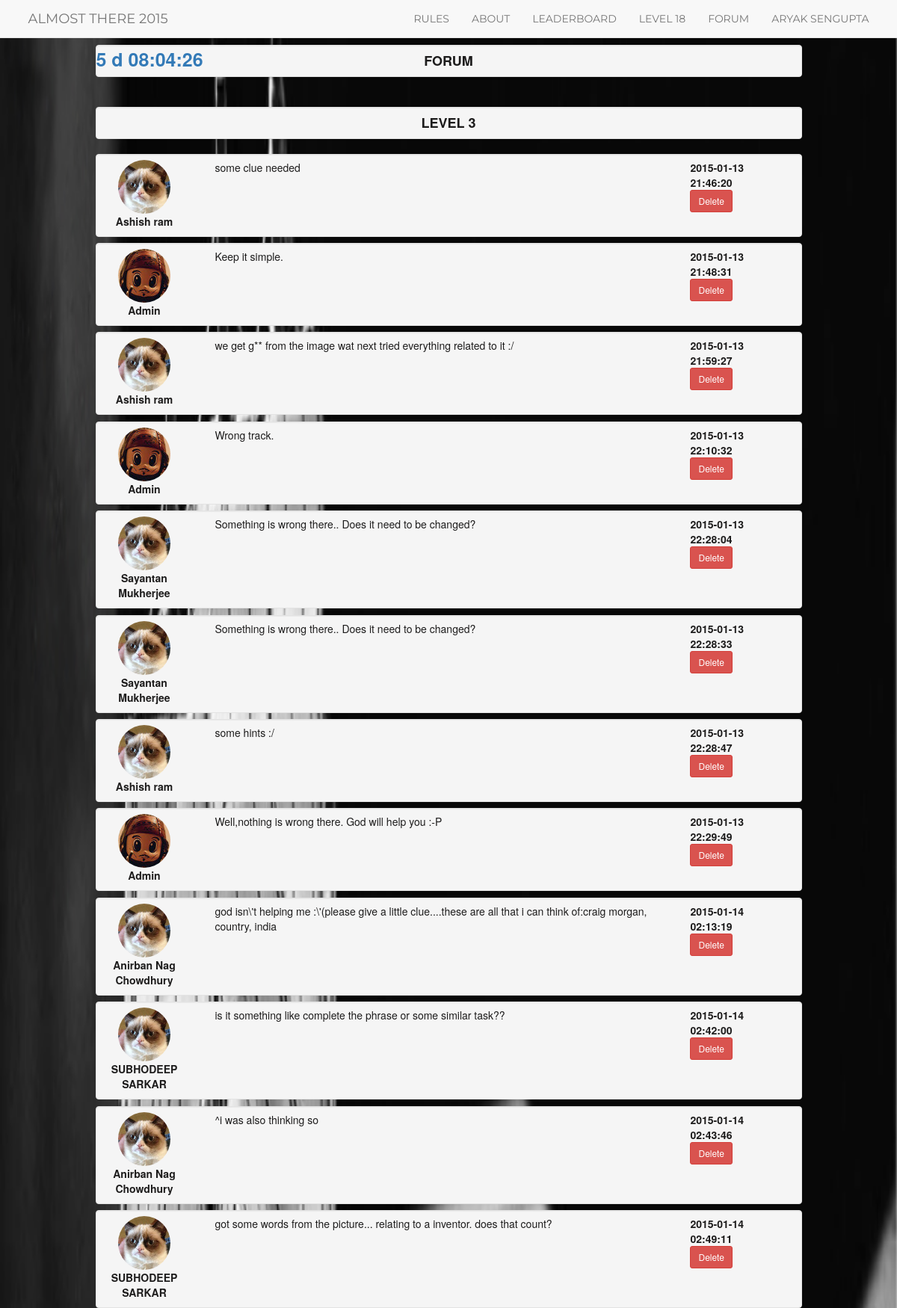
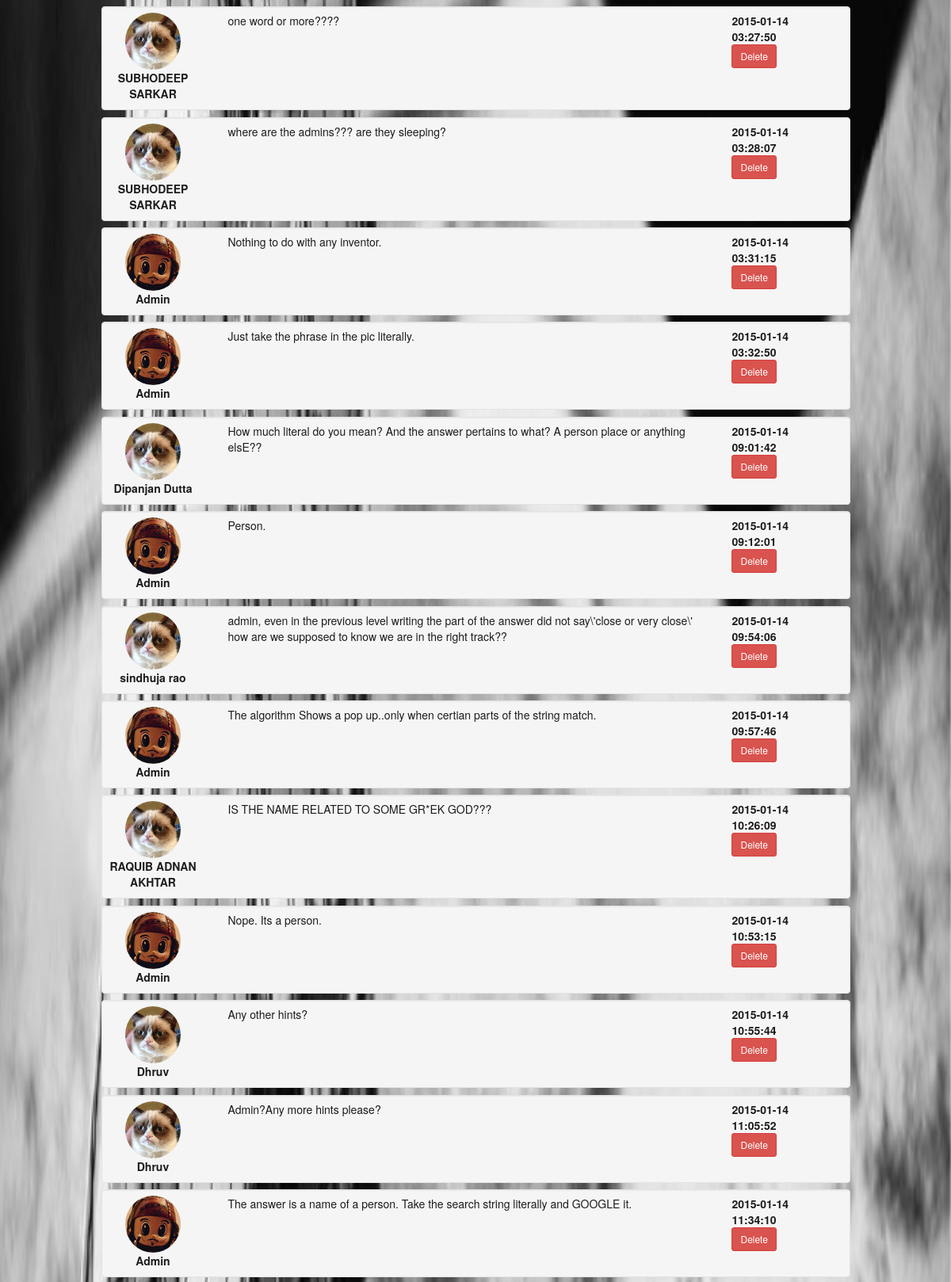
/forum.php?level=3 (signed in, upper part), run on the app's committed database (2 pictures, top to bottom).
### tables this page shows
CREATE TABLE IF NOT EXISTS `progress` (
  `user_id` int(11) NOT NULL,
  `level` int(11) NOT NULL,
  `attempts` int(255) NOT NULL,
  `latest_attempt` timestamp NOT NULL DEFAULT CURRENT_TIMESTAMP ON UPDATE CURRENT_TIMESTAMP
);

CREATE TABLE IF NOT EXISTS `users` (
  `user_id` int(11) NOT NULL,
  `username` varchar(1000) NOT NULL,
  `password` varchar(1000) NOT NULL,
  `full_name` varchar(1000) NOT NULL,
  `college` varchar(1000) NOT NULL,
  `year` int(11) NOT NULL,
  `email` varchar(1000) NOT NULL,
  `contact` bigint(20) NOT NULL,
  `role` int(11) NOT NULL
);

CREATE TABLE IF NOT EXISTS `forum_posts` (
  `post_id` int(11) NOT NULL,
  `topic_id` int(50) NOT NULL,
  `posted_by` int(50) NOT NULL,
  `post` varchar(5000) NOT NULL,
  `posted_on` datetime NOT NULL
);

### class/dataManager.php (called while the page is built, shortened)
<?php
class dataManager {
    public $db_conn;
    private $host = MYSQL_HOST ;
    private $db_name = MYSQL_DB;
    function __construct() {
        try {
        $this->db_conn = new PDO("mysql:host=$this->host;dbname=$this->db_name;",MYSQL_USER,MYSQL_PASSWORD);
        }  catch (PDOException $ex) {
            return $ex->getMessage();
        }
    }
    function isLogged() {
        if(T_LOGGED==1) return true;
        else return false;
    }
    function getLevel($user_id) {
        $query = $this->db_conn->prepare('SELECT level FROM progress WHERE user_id = ?');
        $values = array($user_id);
        $query->execute($values);
        $obj = $query->fetch(PDO::FETCH_OBJ);
        return $obj->level;
    }
    function getComment($level,$page) {
        try {
        $this->db_conn->setAttribute(PDO::ATTR_EMULATE_PREPARES, FALSE);
        $query = $this->db_conn->prepare('SELECT a.full_name as full_name,a.role as role,b.post_id as post_id,b.post as post,b.posted_on as posted_on FROM users a,forum_posts b WHERE b.topic_id = ? AND a.user_id = b.posted_by ORDER BY b.posted_on ASC');
        $values = array($level);
        $query->execute($values);
        return $query;
        }catch (PDOException $e) {
            var_dump($e);
        }
    }
}
?>

### forum.php (the view, shortened to what this page needs)
<?php
require_once 'class/dataManager.php';
?>
<!DOCTYPE html>
<html lang="en">
  <head>
	<link href="css/bootstrap.css" rel="stylesheet" media="screen">
	<link rel="stylesheet" href="css/bootstrap.min.css" >
	<link rel="stylesheet" href="css/treasure.css">
  </head>
  <body>
	<?php include 'includes/navbar.php'; ?>
	<div class="container main_body">
		<div class="row">
			<div class="col-md-1"></div>
			<div class="col-md-10">
				 <div class="well"  style="padding:0;">
					<div class="row">
						<div class="col-md-4">
<div class = "clock">
	<a href="#" id="timer"></a></div>
</div>
						<div class="col-md-4">
							<h4 id="levelno" align="center"><strong>FORUM</strong></h4>
						</div>
						<div class="col-md-4"></div>
					</div>
				</div>
				<br>
				<?php
				if($dm->isLogged()) {
				if(isset($_GET['level'])) {
					$level = 1;
					if($level>=1||$level<=T_MAXLEVEL) $level = $_GET['level'];
					$user_level = $dm->getLevel($_SESSION['treasure_user_id']);
					if(($user_level!=$level)&&($_SESSION['treasure_user_role']==0)) {
						?>
				<div class="well"><h4 class="text-danger">You are currently playing in Level <?php echo $user_level ?>. Don't try anything fancy. No point hanging around. :P  </h4></div>
						<?php
					}
					else{
					?>
					<div class="well"  style="padding:0;">
					<div class="row">
						<div class="col-md-4"></div>
						<div class="col-md-4">
							<h4 id="levelno" align="center"><strong>LEVEL <?php echo $level; ?></strong></h4>
						</div>
						<div class="col-md-4"></div>
					</div>
					</div>
					<?php
					$post = $dm->getComment($level,1);
					while($row = $post->fetch()) {
						?>
						<div class="well" style="margin-bottom:0.6em;" id="post">
					<div class="row">
						<div class="col-md-2" align="center">
							<img class="img img-responsive img-circle" <?php if($row['role']==1) echo 'src="images/admin_pic.jpg"'; else echo 'src="images/player.jpg"'; ?> />
							<p><strong><?php if($row['role']==1) echo 'Admin'; else echo $row['full_name']; ?></strong></p>
						</div>
						<div class="col-md-8">
							<p><?php echo $row['post']; ?></p>
						</div>
						<div class="col-md-2">
							<strong><?php echo $row['posted_on']; ?></strong>
								<?php if($_SESSION['treasure_user_role']==1) echo '<br><button type="button" class="btn btn-danger btn-sm " onclick="deletePost(' . $row['post_id'] .');">Delete</button>'; ?>
						</div>
					</div>
				</div>
						<?php
					}?>
				</div><?php
				}
				} }else { echo '<div class="well"><h3 class="text-danger" align="center">Sorry, you must Login first!<br>Click <a href=\'login.php\'>here </a> to login!</h3></div>'; } ?>
			</div>
			<div class="col-md-1"></div>
		</div>
	</div>
  </body>
</html>

### includes/navbar.php (shortened to what this page needs)
<nav class="navbar navbar-default navbar-fixed-top navbar-right" role="navigation">
      <div class="container">
        <div class="navbar-header">
          <a class="navbar-brand active" href="index.php">ALMOST THERE 2015</a>
        </div>
        <div class="collapse navbar-collapse navbar-ex1-collapse navbar-right">
          <ul class="nav navbar-nav">
                    <li>
                        <a href="index.php#rules">RULES</a>
                    </li>
                    <li>
                        <a href="index.php#about">ABOUT</a>
					</li>
					 <li>
                        <a href="leader_frozen.php">LEADERBOARD</a>
					</li>
					<?php
             require_once 'class/dataManager.php';
             $dm = new dataManager();
             if($dm->isLogged()) {
                 $level = $dm->getLevel(T_USER_ID);
                 if($level > T_MAXLEVEL) {
                  echo '<li><a href="play.php" id="nav_level">Completed</a></li>';
                 }else {
                     echo '<li><a href="play.php" id="nav_level">Level ' . $level .'</a></li>';
                 }
				 echo '<li><a href="forum.php" id="nav_level">Forum</a></li>';
                 echo '<li class="dropdown page-scroll"><a href="#" class="dropdown-toggle">' . T_NAME .'</a>';
             } ?>
          </ul>
        </div>
      </div>
    </nav>

### css/treasure.css (style rules this page uses)
body { color: #1D1C1C; }
html, body { height: 100%; }
.main_body { padding-bottom: 20px; }
.navbar-default { text-transform:uppercase; font-family: Montserrat,"Helvetica Neue",Helvetica,Arial,sans-serif; }
#post { padding-bottom:0; padding-top:0.5em; padding-left:0; }

### forum.php (style rules this page uses)
body { margin-top: 60px; }
.clock { text-color:#219ab2; font-size:25px; }

### data on the page
progress: level "18"
users: full_name "Ashish ram", forum_posts.post "some clue needed", forum_posts.posted_on "2015-01-13 21:46:20", forum_posts.post "we get g** from the image wat next tried everything related to it :/", forum_posts.posted_on "2015-01-13 21:59:27", forum_posts.post "some hints :/", forum_posts.posted_on "2015-01-13 22:28:47"
users: role "Admin", forum_posts.post "Keep it simple.", forum_posts.posted_on "2015-01-13 21:48:31", forum_posts.post "Wrong track.", forum_posts.posted_on "2015-01-13 22:10:32", forum_posts.post "Well,nothing is wrong there. God will help you :-P", forum_posts.posted_on "2015-01-13 22:29:49", forum_posts.post "Nothing to do with any inventor.", forum_posts.posted_on "2015-01-14 03:31:15", forum_posts.post "Just take the phrase in the pic literally.", forum_posts.posted_on "2015-01-14 03:32:50", forum_posts.post "Person.", forum_posts.posted_on "2015-01-14 09:12:01", forum_posts.post "The algorithm Shows a pop up..only when certian parts of the string match.", forum_posts.posted_on "2015-01-14 09:57:46", forum_posts.post "Nope. Its a person.", forum_posts.posted_on "2015-01-14 10:53:15"
users: full_name "Sayantan Mukherjee", forum_posts.post "Something is wrong there.. Does it need to be changed?", forum_posts.posted_on "2015-01-13 22:28:04", forum_posts.posted_on "2015-01-13 22:28:33"
users: full_name "Anirban Nag Chowdhury", forum_posts.post "god isn\\'t helping me :\\'(please give a little clue....these are all that i can think of:craig morgan, country, india", forum_posts.posted_on "2015-01-14 02:13:19", forum_posts.post "^i was also thinking so", forum_posts.posted_on "2015-01-14 02:43:46"
users: full_name "SUBHODEEP SARKAR", forum_posts.post "is it something like complete the phrase or some similar task??", forum_posts.posted_on "2015-01-14 02:42:00", forum_posts.post "got some words from the picture... relating to a inventor. does that count?", forum_posts.posted_on "2015-01-14 02:49:11", forum_posts.post "one word or more????", forum_posts.posted_on "2015-01-14 03:27:50", forum_posts.post "where are the admins??? are they sleeping?", forum_posts.posted_on "2015-01-14 03:28:07"
users: full_name "Dipanjan Dutta", forum_posts.post "How much literal do you mean? And the answer pertains to what? A person place or anything elsE??", forum_posts.posted_on "2015-01-14 09:01:42"
users: full_name "sindhuja rao", forum_posts.post "admin, even in the previous level writing the part of the answer did not say\\'close or very close\\' how are we supposed to know we are in the right track??", forum_posts.posted_on "2015-01-14 09:54:06"
users: full_name "RAQUIB ADNAN AKHTAR", forum_posts.post "IS THE NAME RELATED TO SOME GR*EK GOD???", forum_posts.posted_on "2015-01-14 10:26:09"
users: full_name "Dhruv", forum_posts.post "Any other hints?", forum_posts.posted_on "2015-01-14 10:55:44", forum_posts.post "Admin?Any more hints please?", forum_posts.posted_on "2015-01-14 11:05:52"
users: role "Admin", forum_posts.post "The answer is a name of a person. Take the search string literally and GOOGLE it.", forum_posts.posted_on "2015-01-14 11:34:10"

### other printed values
T_NAME "ARYAK SENGUPTA"
$level "3"
